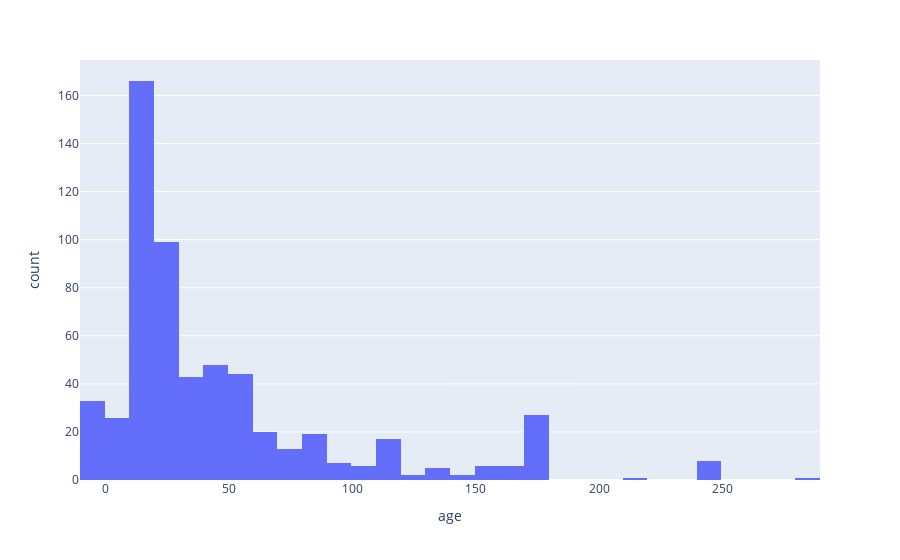

Notebook source saved alongside this figure:
### Code cell
px.histogram(df, x='age')

### Figure 1 — Plotly figure (JSON) as saved in the notebook; plotly's stock layout.template omitted (floating-point values rounded to 4 significant figures; data arrays with more than 128 entries replaced by an {"elided": "..."} marker saying what was removed)
{"data": [{"alignmentgroup": "True", "bingroup": "x", "hovertemplate": "age=%{x}<br>count=%{y}<extra></extra>", "legendgroup": "", "marker": {"color": "#636efa", "pattern": {"shape": ""}}, "name": "", "offsetgroup": "", "orientation": "v", "showlegend": false, "type": "histogram", "x": {"elided": "599 int values"}, "xaxis": "x", "yaxis": "y"}], "layout": {"barmode": "relative", "legend": {"tracegroupgap": 0}, "margin": {"t": 60}, "xaxis": {"anchor": "y", "domain": [0, 1], "title": {"text": "age"}}, "yaxis": {"anchor": "x", "domain": [0, 1], "title": {"text": "count"}}}}
